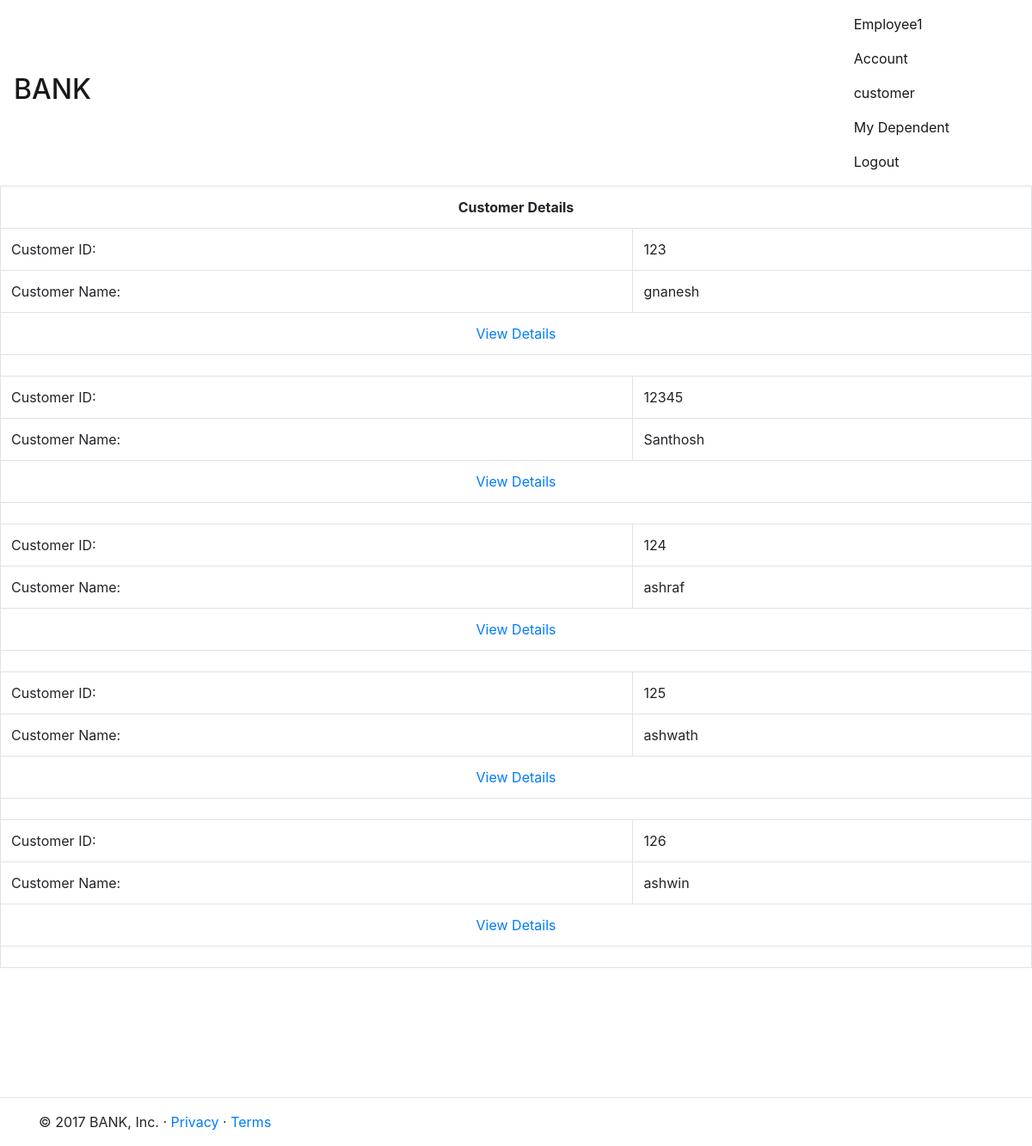
Screenshot of /customer.php (signed in) with the database file from the repository.
### tables this page shows
CREATE TABLE `employee` (
  `employee_id` int(11) NOT NULL,
  `employee_name` varchar(40) NOT NULL,
  `telephone_number` int(11) default NULL,
  `start_date` date default NULL,
  `dependent_name` varchar(40) default NULL,
  PRIMARY KEY  (`employee_id`),
  UNIQUE KEY `telephone_number` (`telephone_number`)
);

CREATE TABLE `customer` (
  `customer_id` int(11) NOT NULL,
  `customer_name` varchar(40) NOT NULL,
  `customer_address` varchar(60) default NULL,
  `account_type` varchar(50) default NULL,
  PRIMARY KEY  (`customer_id`)
);

### customer.php (the view, shortened to what this page needs)
<?php
require 'usr_funcs.php';
require 'config.php';
$task=@$_GET['task'];
$user=$_SESSION['valid_user'];
if(emp_check()){
    $user=generate_name();
}
do_header("Customer");
do_menu($user);
if($task=='' || $task=='all'){
?>
  <table class='table table-bordered'>
    <tr>
      <th colspan='2' class='table-inverse'>
        <center>Customer Details</center>
      </th>
    </tr>
    <?php
    try{
        $sql="SELECT customer_id,customer_name FROM customer";
        if($result=$mysqli->query($sql)){
            if($result->num_rows>0){
                while($row=$result->fetch_array()){
                    ?>
      <tr>
        <td>Customer ID: </td>
        <td>
          <?php echo $row[0]; ?>
        </td>
      </tr>
      <tr>
        <td>Customer Name: </td>
        <td>
          <?php echo $row[1]; ?>
        </td>
      </tr>
      <tr>
        <td colspan="2">
          <center><a href='customer.php?task=det&id=<?php echo $row[0];?>'> View Details</a></center>
        </td>
      </tr>
      <tr>
        <td colspan='2'></td>
      </tr>
      <?php
                }
            }else{
                throw new Exception("Something Went Wrong");
            }
        }else{
            throw new Exception("Can't Execute the Query");
        }
    }catch(Exception $e){
        do_exp_content($e->getMessage());
    }
    ?>
  </table>
  <?php
}
                ?>
    <?php
do_footer();
?>

### usr_funcs.php (shortened to what this page needs)
<?php
function do_header($title){
    ?>
  <!DOCTYPE html>
  <html>
  <head>
    <link rel="stylesheet" href="https://maxcdn.bootstrapcdn.com/bootstrap/4.0.0-alpha.5/css/bootstrap.min.css">
  </head>
  <body>
    <?php
}
    ?>
        <?php
function do_footer(){
    ?>
          <hr class='temp2'>
          <div class="container marketing">
            <footer>
              <p>&copy; 2017 BANK, Inc. &middot; <a href="#">Privacy</a> &middot; <a href="#">Terms</a></p>
            </footer>
          </div>
  </body>
  </html>
  <?php
}
    ?>
    <?php
function do_menu($user){
    ?>
      <nav class="navbar navbar-light bg-faded">
        <div class="navbar-header"> <span class="sr-only">Toggle navigation</span> <span class="icon-bar"></span> <span class="icon-bar"></span> <span class="icon-bar"></span>
          <a class="navbar-brand" href="main.php">
            <h2>BANK</h2> </a>
        </div>
        <div style="float:right;padding-right:80px;">
          <div class="nav navbar-nav"> <span class="nav-item nav-link active">
                            <?php echo ucfirst($user); ?>
                        </span> <a class="nav-item nav-link active" href="account.php">Account</a>
            <?php
                        if($_SESSION['user_type']=='employee'){
                            ?> <a class="nav-item nav-link active" href="customer.php">customer</a> <a class='nav-item nav-link active' href='dependent.php'>My Dependent</a>
              <?php
                        }
                            ?><a class="nav-item nav-link active" href="transfer.php">Transfer</a><a class="nav-item nav-link active" href="loan.php">Loan</a>
            ?> <a class="nav-item nav-link active" href="logout.php">Logout</a> </div>
        </div>
      </nav>
      <?php
}
    ?>
        <?php
function generate_name(){
    global $mysqli;
    if($_SESSION['user_type']='employee'){
        $sql="select employee_name from employee where employee_id=".$_SESSION['valid_user'];
        if($result=$mysqli->query($sql)){
            if($row=$result->fetch_array()){
                return $row[0];
            }
        }
    }
}
                    ?>

### usr_funcs.php (style rules this page uses)
.temp1, .temp2 { margin-top: 150px; }

### rows the page displays
employee: employee_name "Employee1"
customer: customer_id "123", customer_name "gnanesh"
customer: customer_id "12345", customer_name "Santhosh"
customer: customer_id "124", customer_name "ashraf"
customer: customer_id "125", customer_name "ashwath"
customer: customer_id "126", customer_name "ashwin"
